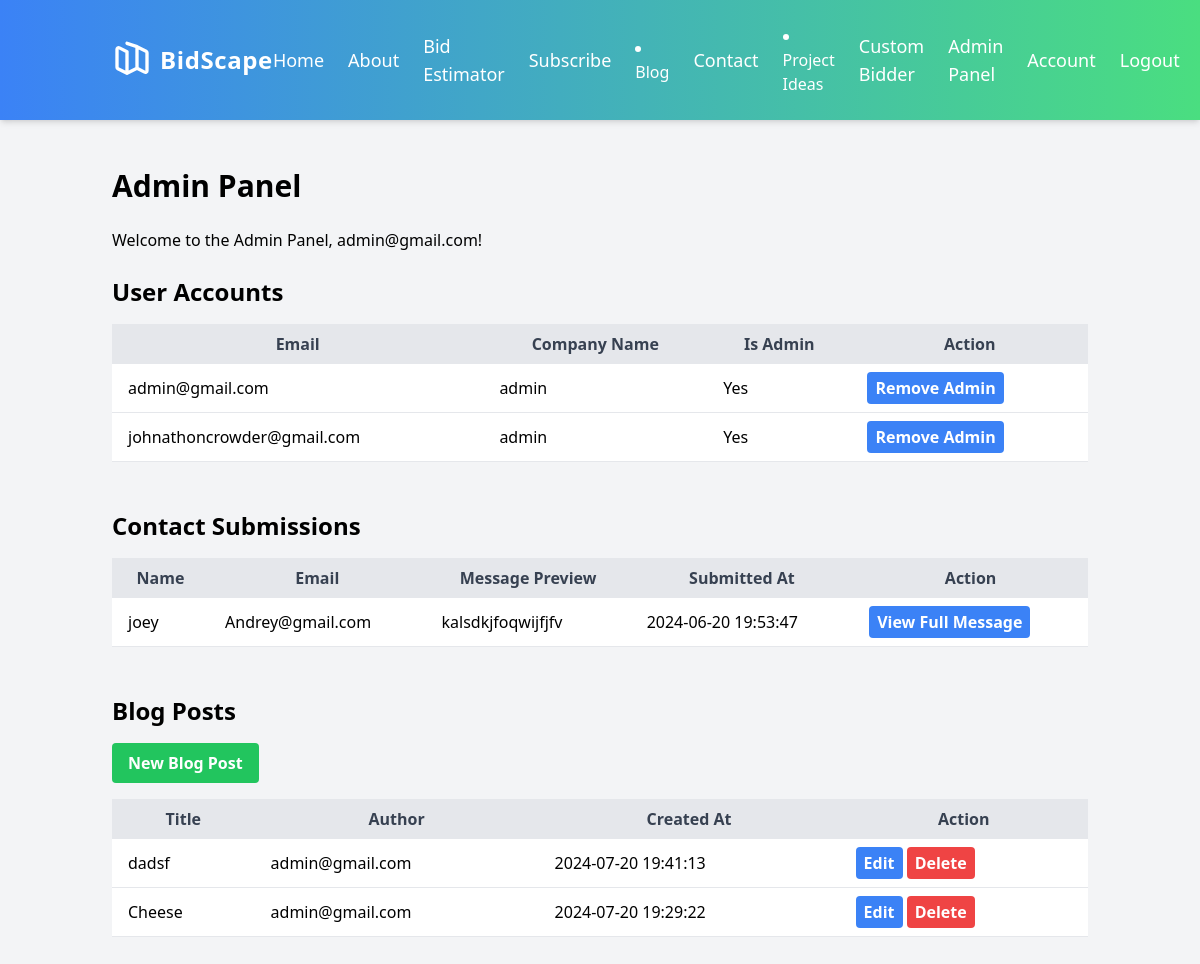
The page /admin (signed in) on the database its author committed.
### app/models.py (models this page shows, shortened)
class User(UserMixin, db.Model):
    id = db.Column(db.Integer, primary_key=True)
    email = db.Column(db.String(120), unique=True, nullable=False)
    company_name = db.Column(db.String(120), nullable=True)
    password_hash = db.Column(db.String(128))
    logo = db.Column(db.LargeBinary, nullable=True)
    logo_mimetype = db.Column(db.String(64), nullable=True)
    website = db.Column(db.String(120), nullable=True)
    business_email = db.Column(db.String(120), nullable=True)
    phone_number = db.Column(db.String(20), nullable=True)
    is_admin = db.Column(db.Boolean, default=False)

class ContactSubmission(db.Model):
    id = db.Column(db.Integer, primary_key=True)
    name = db.Column(db.String(100), nullable=False)
    email = db.Column(db.String(120), nullable=False)
    message = db.Column(db.Text, nullable=False)
    submitted_at = db.Column(db.DateTime, nullable=False, default=datetime.utcnow)

class BlogPost(db.Model):
    id = db.Column(db.Integer, primary_key=True)
    title = db.Column(db.String(100), nullable=False)
    content = db.Column(db.Text, nullable=False)
    author_id = db.Column(db.Integer, db.ForeignKey('user.id'), nullable=False)
    created_at = db.Column(db.DateTime, nullable=False, default=datetime.utcnow)
    updated_at = db.Column(db.DateTime, nullable=False, default=datetime.utcnow, onupdate=datetime.utcnow)
    author = db.relationship('User', backref=db.backref('blog_posts', lazy=True))

### app/routes.py (the view, shortened to what this page needs)
@bp.route('/admin', methods=['GET', 'POST'])
@login_required
def admin():
    if not current_user.is_admin:
        abort(403)
    users = User.query.all()
    contact_submissions = ContactSubmission.query.order_by(ContactSubmission.submitted_at.desc()).all()
    blog_posts = BlogPost.query.order_by(BlogPost.created_at.desc()).all()
    return render_template('admin.html', users=users, contact_submissions=contact_submissions, blog_posts=blog_posts)

### app/models.py (called while the page is built)
@login_manager.user_loader
def load_user(id):
    return User.query.get(int(id))

### app/templates/admin.html (shortened to what this page needs)
{% extends 'base.html' %}
{% block content %}
<div class="container mx-auto px-6 py-12">
    <h1 class="text-3xl font-bold mb-6">Admin Panel</h1>
    <p class="mb-6">Welcome to the Admin Panel, {{ current_user.email }}!</p>
    <h2 class="text-2xl font-bold mb-4">User Accounts</h2>
    {% if users %}
        <table class="w-full mb-6">
            <thead>
                <tr class="bg-gray-200 text-gray-700">
                    <th class="py-2 px-4">Email</th>
                    <th class="py-2 px-4">Company Name</th>
                    <th class="py-2 px-4">Is Admin</th>
                    <th class="py-2 px-4">Action</th>
                </tr>
            </thead>
            <tbody>
                {% for user in users %}
                    <tr class="bg-white hover:bg-gray-100">
                        <td class="py-2 px-4 border-b">{{ user.email }}</td>
                        <td class="py-2 px-4 border-b">{{ user.company_name or 'N/A' }}</td>
                        <td class="py-2 px-4 border-b">{{ 'Yes' if user.is_admin else 'No' }}</td>
                        <td class="py-2 px-4 border-b">
                            <form action="{{ url_for('main.toggle_admin', user_id=user.id) }}" method="POST">
                                <button type="submit" class="bg-blue-500 hover:bg-blue-600 text-white font-bold py-1 px-2 rounded">
                                    {{ 'Remove Admin' if user.is_admin else 'Make Admin' }}
                                </button>
                            </form>
                        </td>
                    </tr>
                {% endfor %}
            </tbody>
        </table>
    {% else %}
        <p>No user accounts found.</p>
    {% endif %}
    <h2 class="text-2xl font-bold mb-4 mt-12">Contact Submissions</h2>
    {% if contact_submissions %}
        <table class="w-full mb-6">
            <thead>
                <tr class="bg-gray-200 text-gray-700">
                    <th class="py-2 px-4">Name</th>
                    <th class="py-2 px-4">Email</th>
                    <th class="py-2 px-4">Message Preview</th>
                    <th class="py-2 px-4">Submitted At</th>
                    <th class="py-2 px-4">Action</th>
                </tr>
            </thead>
            <tbody>
                {% for submission in contact_submissions %}
                    <tr class="bg-white hover:bg-gray-100">
                        <td class="py-2 px-4 border-b">{{ submission.name }}</td>
                        <td class="py-2 px-4 border-b">{{ submission.email }}</td>
                        <td class="py-2 px-4 border-b">{{ submission.message[:50] }}{% if submission.message|length > 50 %}...{% endif %}</td>
                        <td class="py-2 px-4 border-b">{{ submission.submitted_at.strftime('%Y-%m-%d %H:%M:%S') }}</td>
                        <td class="py-2 px-4 border-b">
                            <button onclick="openModal('{{ submission.id }}')" class="bg-blue-500 hover:bg-blue-600 text-white font-bold py-1 px-2 rounded">
                                View Full Message
                            </button>
                        </td>
                    </tr>
                {% endfor %}
            </tbody>
        </table>
    {% else %}
        <p>No contact submissions found.</p>
    {% endif %}
    <h2 class="text-2xl font-bold mb-4 mt-12">Blog Posts</h2>
<button onclick="showNewPostForm()" class="bg-green-500 hover:bg-green-600 text-white font-bold py-2 px-4 rounded mb-4">
    New Blog Post
</button>
{% if blog_posts %}
    <table class="w-full mb-6">
        <thead>
            <tr class="bg-gray-200 text-gray-700">
                <th class="py-2 px-4">Title</th>
                <th class="py-2 px-4">Author</th>
                <th class="py-2 px-4">Created At</th>
                <th class="py-2 px-4">Action</th>
            </tr>
        </thead>
        <tbody>
            {% for post in blog_posts %}
                <tr class="bg-white hover:bg-gray-100">
                    <td class="py-2 px-4 border-b">{{ post.title }}</td>
                    <td class="py-2 px-4 border-b">{{ post.author.email }}</td>
                    <td class="py-2 px-4 border-b">{{ post.created_at.strftime('%Y-%m-%d %H:%M:%S') }}</td>
                    <td class="py-2 px-4 border-b">
                        <button onclick="showEditPostForm({{ post.id }}, '{{ post.title|replace("'", "\\'") }}', '{{ post.content|replace("'", "\\'") }}')" class="bg-blue-500 hover:bg-blue-600 text-white font-bold py-1 px-2 rounded">
                            Edit
                        </button>
                        <form action="{{ url_for('main.admin') }}" method="POST" class="inline">
                            <button type="submit" class="bg-red-500 hover:bg-red-600 text-white font-bold py-1 px-2 rounded" onclick="return confirm('Are you sure you want to delete this post?')">
                                Delete
                            </button>
                        </form>
                    </td>
                </tr>
            {% endfor %}
        </tbody>
    </table>
{% else %}
    <p>No blog posts found.</p>
{% endif %}
</div>
{% endblock %}

### app/templates/base.html (shortened to what this page needs)
<!DOCTYPE html>
<html lang="en">
<head>
    <script src="https://cdn.tailwindcss.com"></script>
    <link rel="stylesheet" href="https://cdnjs.cloudflare.com/ajax/libs/animate.css/4.1.1/animate.min.css">
</head>
<body class="bg-gray-100">
    <header class="bg-gradient-to-r from-blue-500 to-green-400 text-white py-6 shadow-md">
        <div class="container mx-auto px-6">
            <nav class="flex justify-between items-center">
                <div class="flex items-center space-x-2">
                    <a href="{{ url_for('main.index') }}" class="text-2xl font-extrabold tracking-wide">BidScape</a>
                </div>
                <div class="hidden md:flex items-center space-x-6">
                    <a href="{{ url_for('main.index') }}" class="text-lg font-medium hover:text-blue-100 transition duration-300 ease-in-out">Home</a>
                    <a href="{{ url_for('main.about') }}" class="text-lg font-medium hover:text-blue-100 transition duration-300 ease-in-out">About</a>
                    <a href="{{ url_for('main.bid_estimator') }}" class="text-lg font-medium hover:text-blue-100 transition duration-300 ease-in-out">Bid Estimator</a>
                    <a href="{{ url_for('main.subscribe') }}" class="text-lg font-medium hover:text-blue-100 transition duration-300 ease-in-out">Subscribe</a>
                    <li><a href="{{ url_for('main.blog') }}" class="hover:text-blue-400">Blog</a></li>
                    <a href="{{ url_for('main.contact') }}" class="text-lg font-medium hover:text-blue-100 transition duration-300 ease-in-out">Contact</a>
                    <li><a href="{{ url_for('main.project_ideas') }}" class="hover:text-blue-400">Project Ideas</a></li>
                    {% if current_user.is_authenticated %}
                        <a href="{{ url_for('main.custom_bidder') }}" class="text-lg font-medium hover:text-blue-100 transition duration-300 ease-in-out">Custom Bidder</a>
                        {% if current_user.is_admin %}
                            <a href="{{ url_for('main.admin') }}" class="text-lg font-medium hover:text-blue-100 transition duration-300 ease-in-out">Admin Panel</a>
                        {% endif %}
                        <a href="{{ url_for('main.account') }}" class="text-lg font-medium hover:text-blue-100 transition duration-300 ease-in-out">Account</a>
                        <a href="{{ url_for('main.logout') }}" class="text-lg font-medium hover:text-blue-100 transition duration-300 ease-in-out">Logout</a>
                    {% else %}
                        <a href="{{ url_for('main.login') }}" class="text-lg font-medium hover:text-blue-100 transition duration-300 ease-in-out">Login</a>
                        <a href="{{ url_for('main.signup') }}" class="text-lg font-medium hover:text-blue-100 transition duration-300 ease-in-out">Sign Up</a>
                    {% endif %}
                </div>
            </nav>
        </div>
    </header>
    <main class="min-h-screen">
        {% block content %}{% endblock %}
    </main>
</body>
</html>

### rows shown on the page
User: email "admin@gmail.com", company_name "admin", is_admin "Yes", is_admin "Remove Admin"
User: email "johnathoncrowder@gmail.com", company_name "admin", is_admin "Yes", is_admin "Remove Admin"
ContactSubmission: name "joey", email "Andrey@gmail.com", message "kalsdkjfoqwijfjfv", submitted_at "2024-06-20 19:53:47"
BlogPost: title "dadsf", author.email "admin@gmail.com", created_at "2024-07-20 19:41:13"
BlogPost: title "Cheese", author.email "admin@gmail.com", created_at "2024-07-20 19:29:22"
